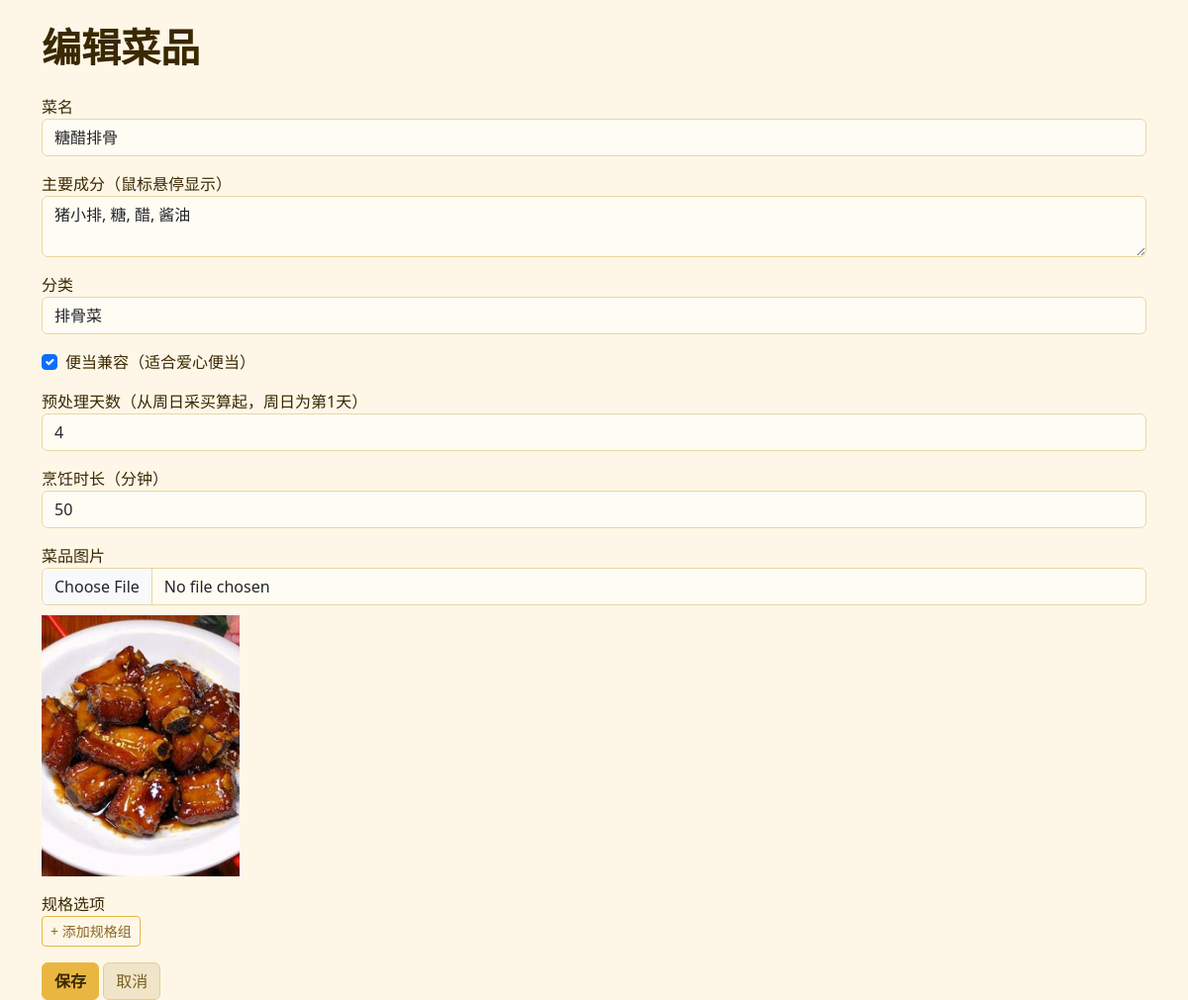
The page /admin/dish/1 (signed in) on the database its author committed.
### app.py (models this page shows)
class Dish(db.Model):
    __tablename__ = 'dishes'
    id = db.Column(db.Integer, primary_key=True)
    name = db.Column(db.String(120), nullable=False)
    category_id = db.Column(db.Integer, db.ForeignKey('categories.id'))
    ingredients = db.Column(db.Text)                 # 食材描述，显示在菜品 tooltip
    bento_compatible = db.Column(db.Boolean, default=True)
    preprocess_days = db.Column(db.Integer, default=0)
    cook_minutes = db.Column(db.Integer, default=40)
    image_url = db.Column(db.String(300))
    extra_options = db.Column(db.Text)               # 规格选项，存储为 JSON 字符串
    created_at = db.Column(db.DateTime, default=datetime.utcnow)

class Category(db.Model):
    __tablename__ = 'categories'
    id = db.Column(db.Integer, primary_key=True)
    name = db.Column(db.String(80), nullable=False)
    parent_id = db.Column(db.Integer, default=0)   # 0 = 顶级，否则为父分类 id
    sort_order = db.Column(db.Integer, default=0)

### app.py (the view, shortened to what this page needs)
@app.route('/admin/dish/<int:dish_id>', methods=['GET', 'POST'])
@admin_required
def edit_dish(dish_id):
    dish = Dish.query.get_or_404(dish_id)
    categories = Category.query.order_by(Category.sort_order).all()
    return render_template('dish_form.html', dish=dish, categories=categories)

### app.py (called while the page is built)
def admin_required(f):
    @wraps(f)
    def decorated(*args, **kwargs):
        if not session.get('admin'):
            return redirect(url_for('admin_login'))
        return f(*args, **kwargs)
    return decorated

### templates/dish_form.html (shortened to what this page needs)
<!DOCTYPE html>
<html lang="zh-CN">
<head>
    <link href="https://cdn.jsdelivr.net/npm/bootstrap@5.3.0-alpha1/dist/css/bootstrap.min.css" rel="stylesheet">
    <link rel="stylesheet" href="https://cdn.jsdelivr.net/npm/cropperjs/dist/cropper.min.css">
</head>
<body>
<div class="container mt-4">
    <h1>{% if dish %}编辑菜品{% else %}新增菜品{% endif %}</h1>
    <form method="post" enctype="multipart/form-data">
        <div class="mb-3">
            <label>菜名</label>
            <input type="text" name="name" class="form-control" value="{{ dish.name if dish else '' }}" required>
        </div>
        <div class="mb-3">
            <label>主要成分（鼠标悬停显示）</label>
            <textarea name="ingredients" class="form-control" rows="2">{{ dish.ingredients if dish else '' }}</textarea>
        </div>
        <div class="mb-3">
            <label>分类</label>
            <select name="category_id" class="form-select" required>
                {% for cat in categories if cat.parent_id == 0 %}
                <optgroup label="{{ cat.name }}">
                    {% for sub in categories if sub.parent_id == cat.id %}
                    <option value="{{ sub.id }}" {% if dish and dish.category_id == sub.id %}selected{% endif %}>{{ sub.name }}</option>
                    {% endfor %}
                </optgroup>
                {% endfor %}
            </select>
        </div>
        <div class="mb-3 form-check">
            <input type="checkbox" name="bento_compatible" class="form-check-input" id="bentoCompatible" {% if not dish or dish.bento_compatible %}checked{% endif %}>
            <label class="form-check-label" for="bentoCompatible">便当兼容（适合爱心便当）</label>
        </div>
        <div class="mb-3">
            <label>预处理天数（从周日采买算起，周日为第1天）</label>
            <input type="number" name="preprocess_days" class="form-control" value="{{ dish.preprocess_days if dish else 0 }}">
        </div>
        <div class="mb-3">
            <label>烹饪时长（分钟）</label>
            <input type="number" name="cook_minutes" class="form-control" value="{{ dish.cook_minutes if dish else 40 }}">
        </div>
        <div class="mb-3">
            <label>菜品图片</label>
            <input type="file" id="imageInput" name="image" accept="image/*" class="form-control">
            <div id="imagePreview" style="margin-top:10px;">
                {% if dish and dish.image_url %}
                <img src="{{ url_for('static', filename='uploads/' + dish.image_url.split('/')[-1]) if dish.image_url else '' }}" style="max-width:200px;">
                {% endif %}
            </div>
        </div>
        <div class="mb-3">
            <label>规格选项</label>
            <button type="button" id="addSpecGroup" class="btn btn-sm btn-outline-primary">+ 添加规格组</button>
        </div>
        <button type="submit" class="btn btn-primary">保存</button>
        <a href="/admin/dishes" class="btn btn-secondary">取消</a>
    </form>
</div>
</body>
</html>

### templates/dish_form.html (style rules this page uses)
img { max-width: 100%; }
body { background: #fef7e8; color: #3a2800; font-family: 'Segoe UI','Noto Sans SC',system-ui; }
h1 { color: #3a2800; font-weight: 700; margin-bottom: 24px; }
.btn-primary { background: #e9b741; border-color: #e9b741; color: #3a2800; font-weight: 600; }
.btn-secondary { background: #f0e5c8; border-color: #e0ce9a; color: #7a5c1e; }
.btn-outline-primary { border-color: #e9b741; color: #8a6820; }
.form-control,.form-select { border-color: #e8d8a0; background: #fffcf4; }

### rows shown on the page
Dish: name "糖醋排骨", ingredients "猪小排, 糖, 醋, 酱油", category_id "排骨菜", bento_compatible "☑", preprocess_days "4", cook_minutes "50", image_url (picture)
